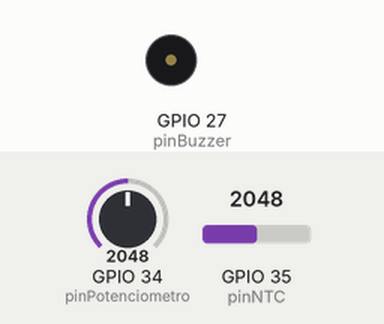
This sketch was run on a simulated ESP32. On the bench: buzzer (waves = sounding, pin HIGH). The inputs (shaded band) are chosen by the test bench; at power-on: GPIO 35 (pinNTC) = 2048, GPIO 34 (pinPotenciometro) = 2048. WiFi joins after 1.5 s; servers stay silent unless stated; random numbers use the default seed unless the sketch sets one; no MQTT or app messages arrive unless stated; what the sketch prints to the serial monitor is not drawn.

Above: at 0.0 s.
At 2.7 s:
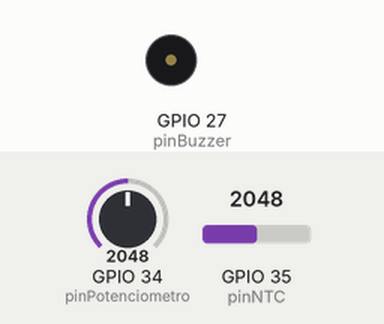
2.8 s: GPIO 35 (pinNTC) set to 2581
6.3 s: GPIO 35 (pinNTC) set to 2677
8.0 s: GPIO 34 (pinPotenciometro) set to 2229
9.7 s: GPIO 34 (pinPotenciometro) set to 2309
At 10.9 s:
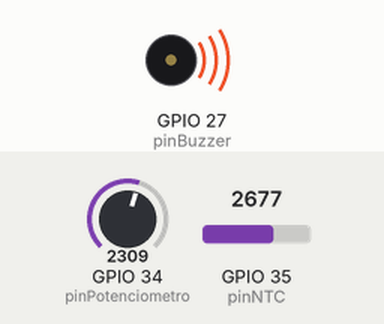
Timing chart, 0 to 22.7 s (numbered marks = the images above; inputs shaded):
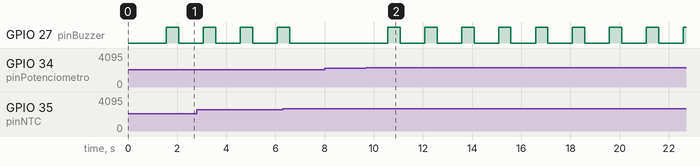

The sketch:

sketch.ino
```cpp
#include <WiFi.h>
#include <PubSubClient.h>

const int pinPotenciometro = 34;  // Pino para o potenciômetro
const int pinNTC = 35;            // Pino para o sensor temperatura
const int pinBuzzer = 27;          // Pino para o buzzer

WiFiClient espClient;
PubSubClient client(espClient);

void setup_wifi() {
  delay(10);
  Serial.println();
  Serial.print("Connecting to WiFi");
  WiFi.mode(WIFI_STA);
  WiFi.begin("Wokwi-GUEST", ""); // SSID e senha da rede WiFi
  while (WiFi.status() != WL_CONNECTED) {
    delay(500);
    Serial.print(".");
  }
  Serial.println("");
  Serial.println("WiFi connected");
  Serial.println("IP address:");
  Serial.println(WiFi.localIP());
}

void callback(char* topic, byte* payload, unsigned int length) {
  Serial.print("Message arrived [");
  Serial.print(topic);
  Serial.print("] ");
  for (int i = 0; i < length; i++) {
    Serial.print((char)payload[i]);
  }
}

void reconnect() {
  while (!client.connected()) {
    Serial.print("Attempting MQTT connection...");
    String clientId = "ESP32Client-";
    clientId += String(random(0xffff), HEX);
    if (client.connect(clientId.c_str())) {
      Serial.println("Connected");
      client.publish("/ThinkIOT/Publish", "Welcome");
      client.subscribe("/ThinkIOT/Subscribe");
    } else {
      Serial.print("failed, rc=");
      Serial.print(client.state());
      Serial.println(" try again in 5 seconds");
      delay(5000);
    }
  }
}

void setup() {
  pinMode(pinBuzzer, OUTPUT);
  Serial.begin(115200);
  setup_wifi();
  client.setServer("test.mosquitto.org", 1883); // MQTT broker
  client.setCallback(callback);
}

void loop() {
  if (!client.connected()) {
    reconnect();
  }
  client.loop();

  // Leitura do potenciômetro
  int valorPotenciometro = analogRead(pinPotenciometro);
  // Mapeia o valor do potenciômetro para uma faixa de frequência cardíaca
  int frequenciaCardiaca = map(valorPotenciometro, 0, 4095, 40, 150);

  // Leitura do sensor NTC
  int valorNTC = analogRead(pinNTC);
  // Converte o valor do NTC para temperatura em graus Celsius
  float temperatura = mapeiaTemperatura(valorNTC);

  // Envia os dados para o MQTT
  char message[50];
  snprintf(message, 50, "%d", frequenciaCardiaca);
  client.publish("/Thinkitive/frequenciaCardiaca", message);
  snprintf(message, 50, "%.2f", temperatura);
  client.publish("/Thinkitive/temperatura", message);

  // Verifica se a frequência cardíaca está fora da faixa ideal
  if (frequenciaCardiaca < 60 || frequenciaCardiaca > 100) {
    // Emite um alerta sonoro usando o buzzer
    digitalWrite(pinBuzzer, HIGH);
    delay(500);  // Mantém o alerta sonoro por 0,5 segundos
    digitalWrite(pinBuzzer, LOW);
  }

  // Verifica se a temperatura está fora da faixa ideal
  if (temperatura < 36 || temperatura > 38) {
    // Emite um alerta sonoro usando o buzzer
    digitalWrite(pinBuzzer, HIGH);
    delay(500);  // Mantém o alerta sonoro por 0,5 segundos
    digitalWrite(pinBuzzer, LOW);
  }

  delay(1000);  // Aguarda 1 segundo antes de ler novamente
}

// Função para converter a leitura do NTC para temperatura em graus Celsius
float mapeiaTemperatura(int leitura) {
  return map(leitura, 0, 4095, 20, 45);
}
```

Measured:
- the behaviour switches between 2270 and 2271 on GPIO 34 (pinPotenciometro) (found by bisection; images 1 and 2)
- after the input at 8.0 s, every drawn part: stays the same
- after the input at 9.7 s, GPIO 27 (pinBuzzer): alternates HIGH for 0.50 s and LOW for 1.0 s, starting after 0.88 s
- by itself, GPIO 27 (pinBuzzer): alternates HIGH for 0.50 s and LOW for 1.0 s
